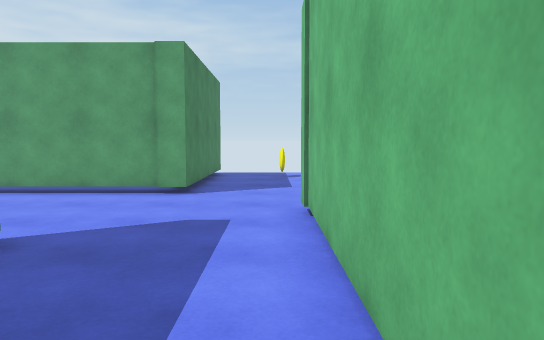
View 1 (above)

24 first-person views from a walk through a 3-D level made in the Unity game engine. The camera is 1.4 m above the floor, tilts 4° down and sees 70° across. The floor is counted in squares, 1 m on a side. Each view is taken from the middle of a square. On the plan, view 1 faces up. The plan holds only what a view shows up to about 16 squares ahead; the rest is blank. The place goes on beyond the plan. The player character is not drawn. Door leaves are left out, so doorways stand open.

View 2
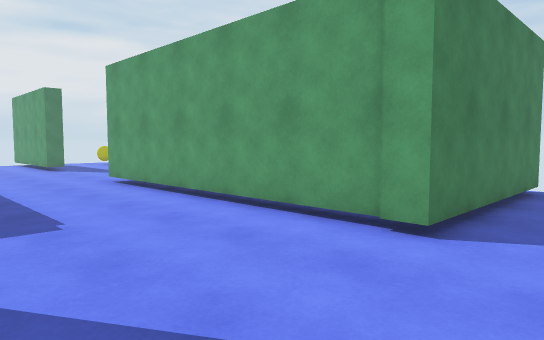

View 3
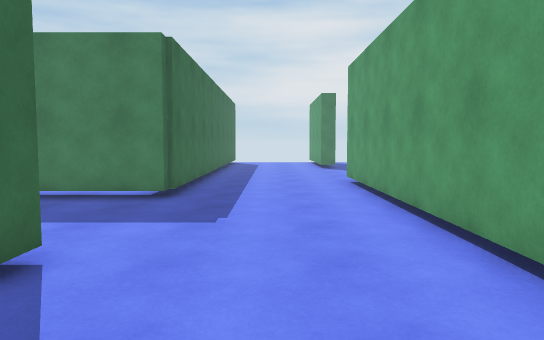

View 4
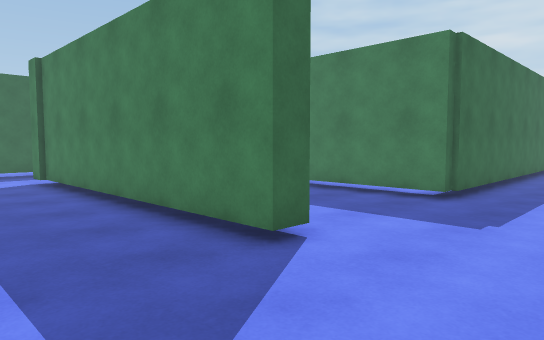

View 5
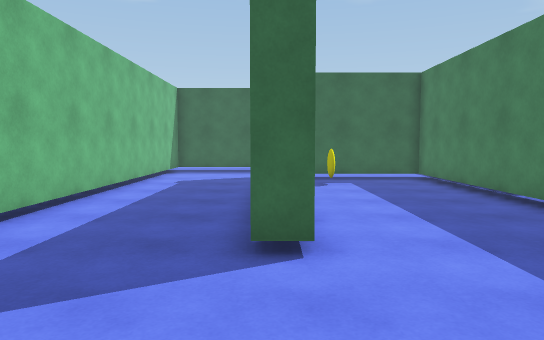

View 6
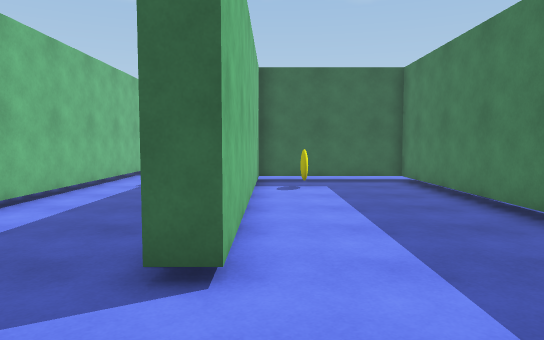

View 7
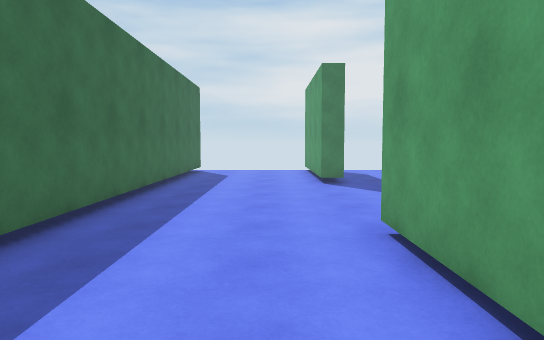

View 8
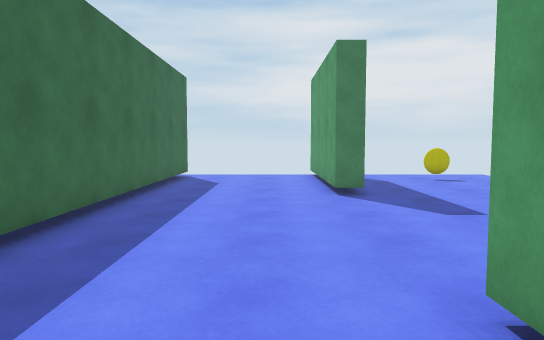

View 9
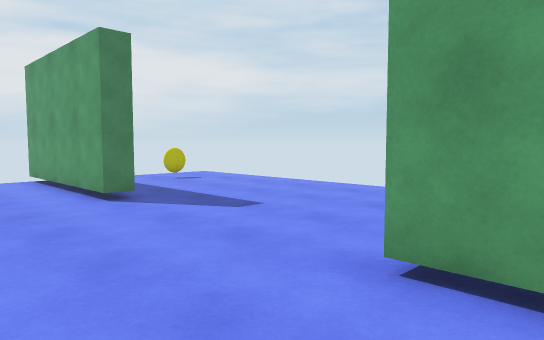

View 10
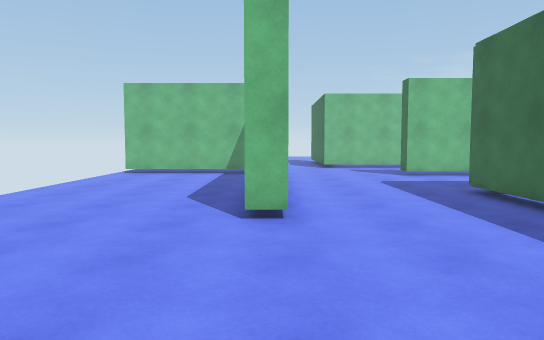

View 11
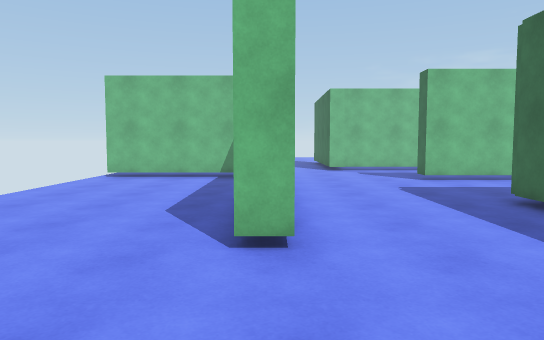

View 12
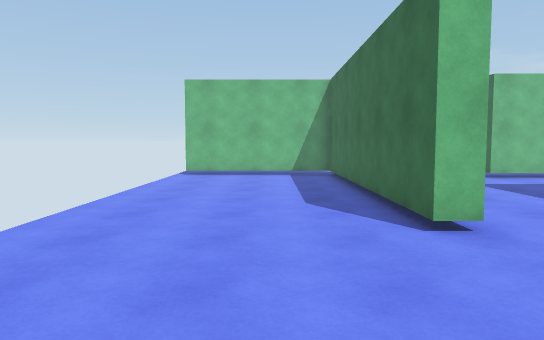

View 13
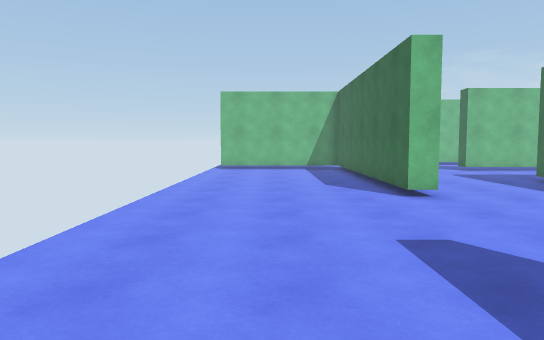

View 14
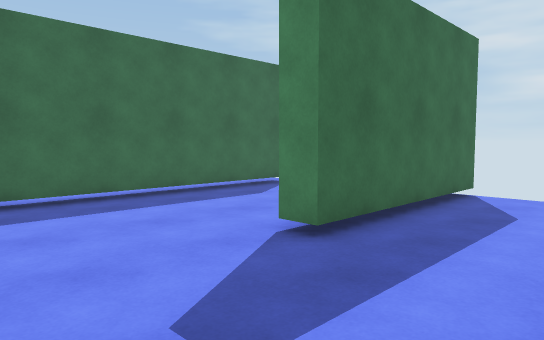

View 15
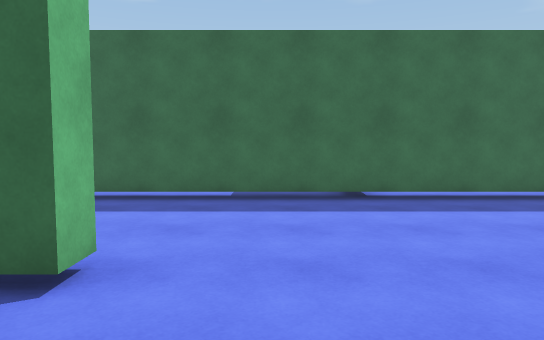

View 16
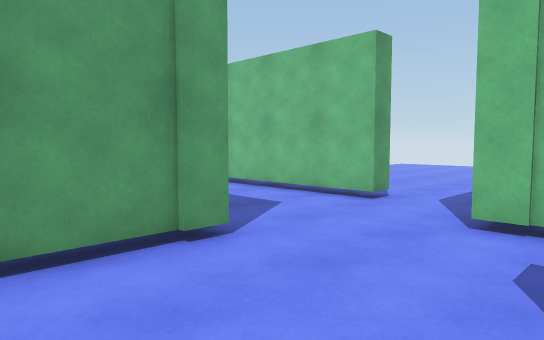

View 17
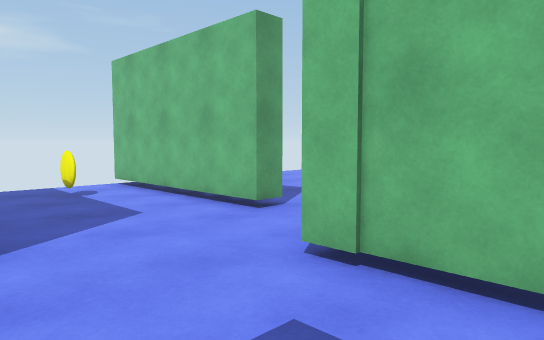

View 18
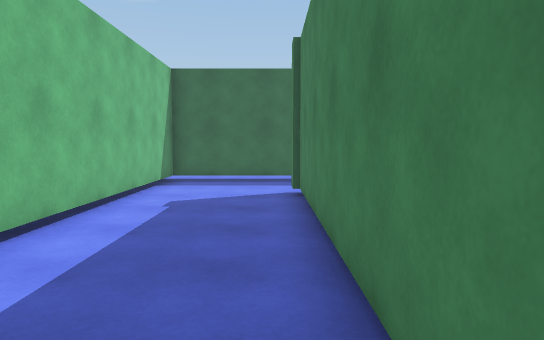

View 19
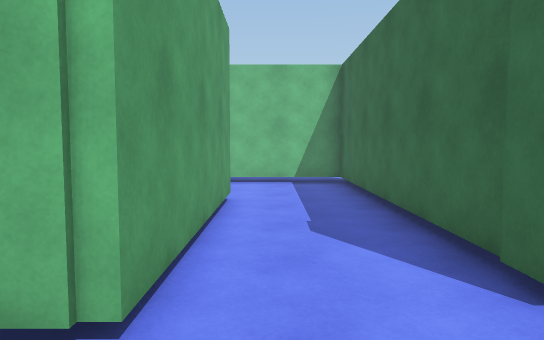

View 20
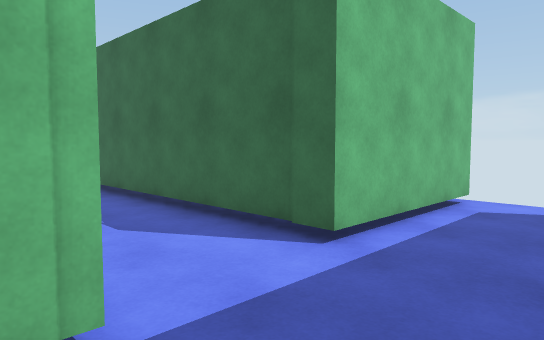

View 21
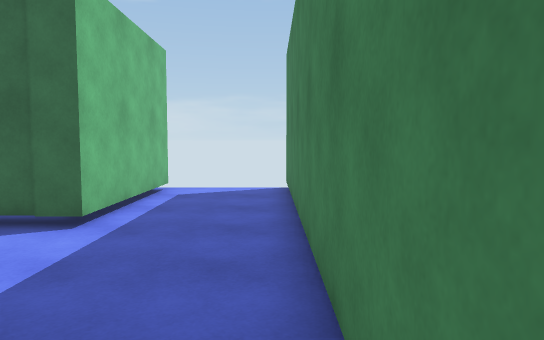

View 22
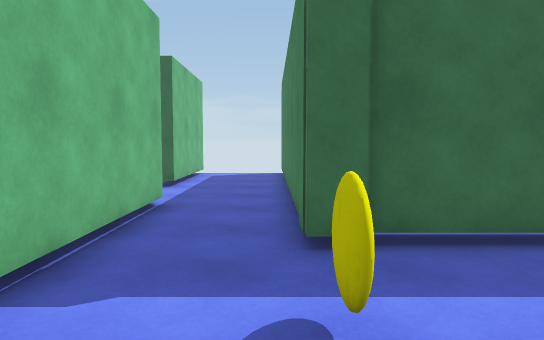

View 23
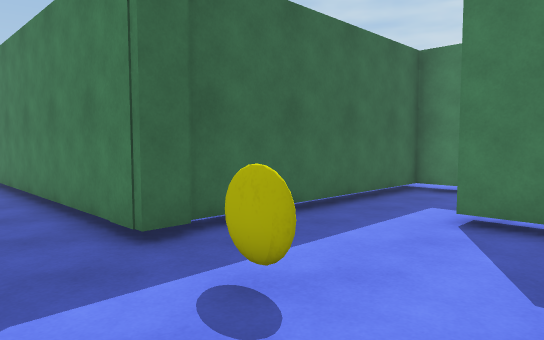

View 24
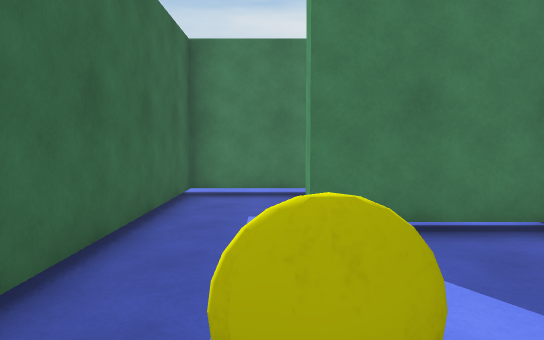

### Floor plan
Key: @ floor where view 1 was taken; # wall or solid block; . floor; T thing the floor can be seen under or through.
Columns run from 28 left of view 1 to 7 right of it. Each row starts with its distance up from view 1.
 18      ..........................#
 17  ........................##....#.
 16  ........................##....#.
 15  ........................##....#.
 14  ........................##....#.
 13  ........................##....#....
 12  ........................##....#....
 11 #######.......#####TTTTTT##....#....
 10  ...................................
  9  ................................
  8  ............................#
  7  ............................#
  6  ............................#
  5  ##TTTTTTTTTTTTTTTT.....#....#
  4  ........ #.......T.....#....#
  3           #..  . .T.....#....#
  2           #..... .T.....#....#
  1       T  ##.......T.....#....#
  0       T...........#.....#...@#
 -1       T...........#.....#....#
 -2       T########...#.....#....#
 -3               #...#.....#....#
 -4               #...#.....#....#
 -5               #...#######....#
 -6               #...#######....#..
 -7               #..............#..
 -8               #..............#..
 -9               #..............#..
-10               #...############.
-11               #...#      .....
-12               #...#
-13               #...#
-14               #...#
-15               #   #

Positions as (right, up) in squares from view 1, and headings:
1: (0, 0), facing up
2: (0, 5), facing up-left
3: (0, 8), facing left
4: (0, 9), facing down-left
5: (-4, 10), facing down
6: (-5, 9), facing down
7: (-8, 9), facing left
8: (-11, 9), facing left
9: (-12, 7), facing up-left
10: (-21, 11), facing right
11: (-19, 11), facing right
12: (-20, 14), facing right
13: (-24, 15), facing right
14: (-17, 15), facing down-left
15: (-16, 15), facing down
16: (-6, 6), facing up-right
17: (-3, 5), facing up-right
18: (-3, 5), facing down
19: (-13, -7), facing right
20: (-13, -5), facing down-right
21: (-13, -3), facing down
22: (-13, 3), facing down
23: (-11, 3), facing down-left
24: (-12, 0), facing left
